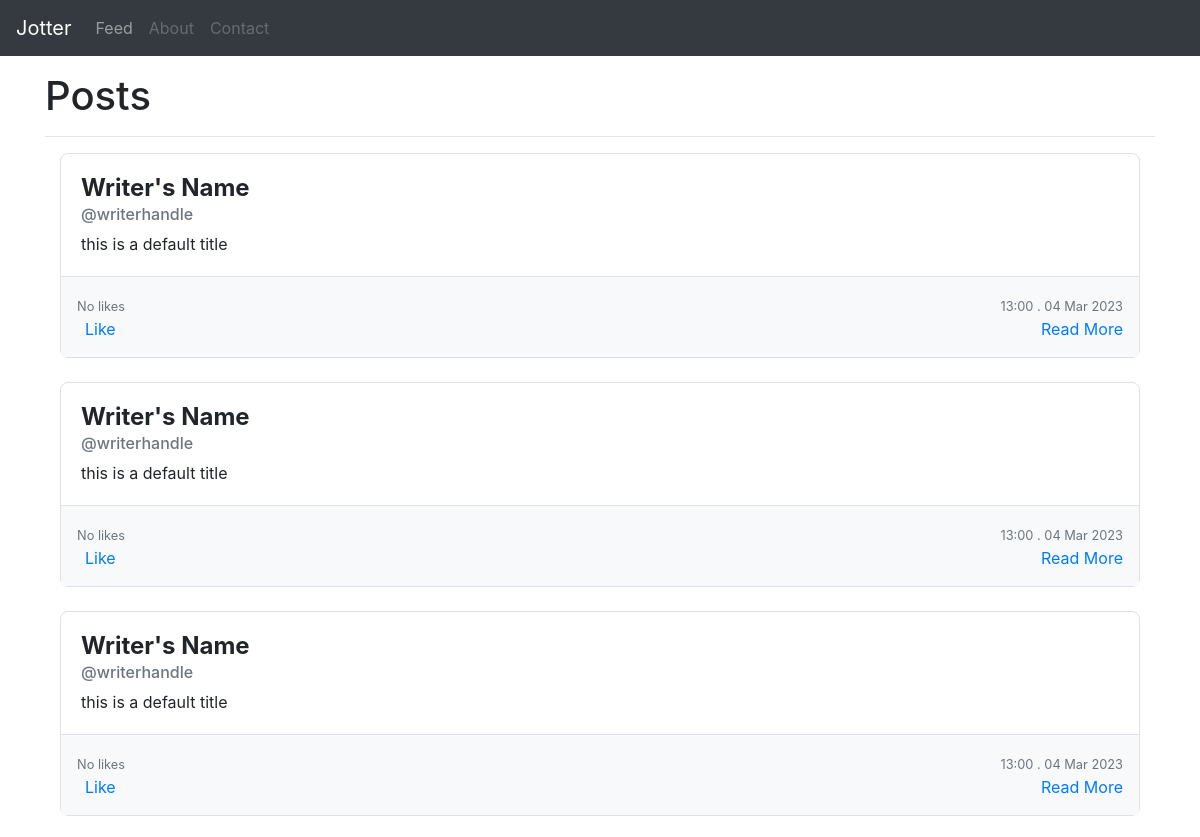
Before: / (upper part) with the older database file.
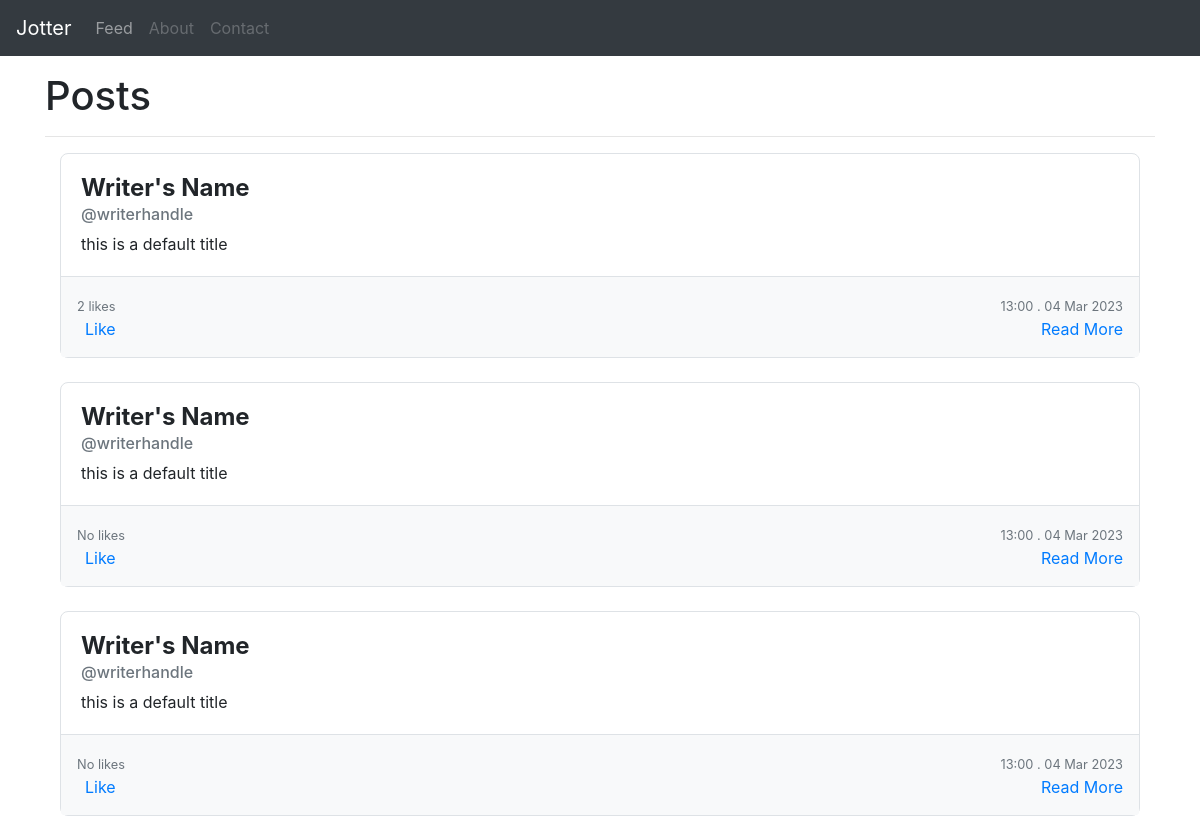
After: the same page with the newer database file.
### core/models.py (models this page shows, shortened)
class Post(models.Model):
    uuid = models.UUIDField(default=uuid4, auto_created=True)
    topic = models.ForeignKey(Topic, on_delete=models.CASCADE)
    title = models.CharField(max_length=255)
    text = models.TextField()
    dateAdded = models.DateTimeField(auto_now_add=True)
    likes = models.IntegerField(null=True, blank=True)

### core/views.py (the view)
# urls.py: path('', views.index, name='index'),
def index(request):
    posts = Post.objects.all()
    topics = Topic.objects.all()
    context = {'posts': posts, 'topics': topics}
    return render(request, 'core/index.html', context)

### core/templates/core/index.html (shortened to what this page needs)
{% extends 'core/base.html' %}
{% load static %}
{% block css %}
<link rel="stylesheet" href="{% static 'core/css/index.css' %}">
{% endblock css %}
{% block body %}
<div class="container mt-3">
    <h1>Posts</h1>
    <hr>
    <div class="col">
        {% for post in posts %}
        <div class="card mt-3">
            <div class="card-body">
                <h5 class="card-title">Writer's Name</h5>
                <h6 class="card-subtitle mb-2 text-muted">@writerhandle</h6>
                <p class="card-text">{{ post.title }}</p>
            </div>
            <div class="card-footer">
                <div class="row">
                    {% if post.likes %}
                    <div class="col-6">
                        {% if post.likes == 1 %}
                        <small class="text-muted">{{ post.likes }} like</small>
                        {% else %}
                        <small class="text-muted">{{ post.likes }} likes</small>
                        {% endif %}
                    </div>
                    {% else %}
                    <div class="col-6">
                        <small class="text-muted">No likes</small>
                    </div>
                    {% endif %}
                    <div class="col-6 text-right">
                        <small class="text-muted">{{ post.dateAdded | date:'H:i . d M Y'}}</small>
                    </div>
                </div>
                <div class="row">
                    <div class="col-6">
                        <a href="{% url 'core:likePost' post.uuid %}" class="card-link">
                            Like</a>
                    </div>
                    <div class="col-6 text-right">
                        <a href="{% url 'core:postDetails' post.uuid %}" class="card-link">Read More </a>
                    </div>
                </div>
            </div>
        </div>
        {% endfor %}
    </div>
</div>
{% endblock body %}

### core/templates/core/base.html (shortened to what this page needs)
<!DOCTYPE html>
<html>
<head>
    <link rel="stylesheet" href="https://maxcdn.bootstrapcdn.com/bootstrap/4.5.2/css/bootstrap.min.css">
    {% block css %}
    {% endblock css %}
</head>
<body>
    <nav class="navbar navbar-expand-sm bg-dark navbar-dark">
        <a class="navbar-brand" href="#">Jotter</a>
        <ul class="navbar-nav">
            <li class="nav-item">
                <a class="nav-link" href="{% url 'core:index' %}">Feed</a>
            </li>
            <li class="nav-item">
                <a class="nav-link disabled" href="#">About</a>
            </li>
            <li class="nav-item">
                <a class="nav-link disabled" href="#">Contact</a>
            </li>
        </ul>
    </nav>
    {% block body %}
    {% endblock body %}
</body>
</html>

### core/static/core/css/index.css (style rules this page uses)
.card { border-radius: 0.5rem; border: 1px solid #dee2e6; margin-bottom: 1.5rem; }
.card-title { margin-bottom: 0.5rem; font-size: 1.5rem; font-weight: bold; }
.card-subtitle { margin-bottom: 0.5rem; }
.card-text { margin-bottom: 1.5rem; }
.card-footer { background-color: #f8f9fa; border-top: 1px solid #dee2e6; padding: 1rem; }
.card-link { color: #007bff; text-decoration: none; }

Changed rows visible on the page:
changed Post (number 1 of 3 on the later page): likes (not shown) → "2"; likes "No likes" → "likes"
